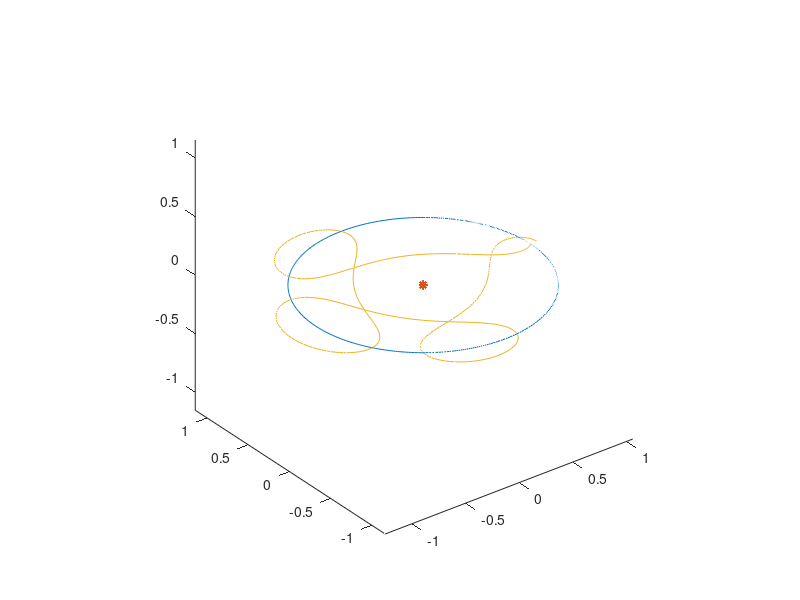

MATLAB code for this plot:
function [] = arenstorf()
clc;

tmax = 17.3;
tspan = [0. tmax];
y0 = [0.994 0. 0. -2.00158510637908 0. 0.];
mu = (7.349/597.4);
options = odeset('RelTol', 1e-5);

[T,Y] = ode45(@(t,y)dgl(t,y,mu),tspan,y0,options);
plot3(cos(2*pi*T/tmax),sin(2*pi*T/tmax),(0.*T));
hold on
plot3((0.*T),(0.*T),(0.*T),'*');
plot3(Y(:,1),Y(:,3),Y(:,5));
hold off
axis equal
end

function [dy] = dgl(t,y,mu)
dy = [0. 0. 0. 0. 0. 0.]';
% size(y)
dy(1) = y(2);
dy(2) = y(1) + 2 * y(4) - ((1 - mu) * (y(1) + mu))/(((y(1) + mu)*(y(1) + mu) + y(3)*y(3) + ...
    y(5)*y(5)) * sqrt((y(1) + mu)*(y(1) + mu) + y(3)*y(3) + y(5)*y(5))) - ...
    (mu * (y(1) - 1 + mu))/(((y(1) + mu - 1)*(y(1) + mu - 1) + y(3)*y(3) + y(5)*y(5)) * ...
    sqrt((y(1) + mu - 1)*(y(1) + mu - 1) + y(3)*y(3) + y(5)*y(5)));
dy(3) = y(4);
dy(4) = y(3) - 2 * y(2) - ((1 - mu) * y(3))/(((y(1) + mu)*(y(1) + mu) + y(3)*y(3) + ...
    y(5)*y(5)) * sqrt((y(1) + mu)*(y(1) + mu) + y(3)*y(3) + y(5)*y(5))) - (mu * ...
    y(3))/(((y(1) + mu - 1)*(y(1) + mu - 1) + y(3)*y(3) + y(5)*y(5)) * sqrt((y(1) + ...
    mu - 1)*(y(1) + mu - 1) + y(3)*y(3) + y(5)*y(5)));
dy(5) = y(6);
dy(6) = -((1 - mu) * y(5))/(((y(1) + mu)*(y(1) + mu) + y(3)*y(3) + y(5)*y(5)) * ...
    sqrt((y(1) + mu)*(y(1) + mu) + y(3)*y(3) + y(5)*y(5))) - (mu * ...
    y(5))/(((y(1) + mu - 1)*(y(1) + mu - 1) + y(3)*y(3) + y(5)*y(5)) * ...
    sqrt((y(1) + mu - 1)*(y(1) + mu - 1) + y(3)*y(3) + y(5)*y(5)));
end